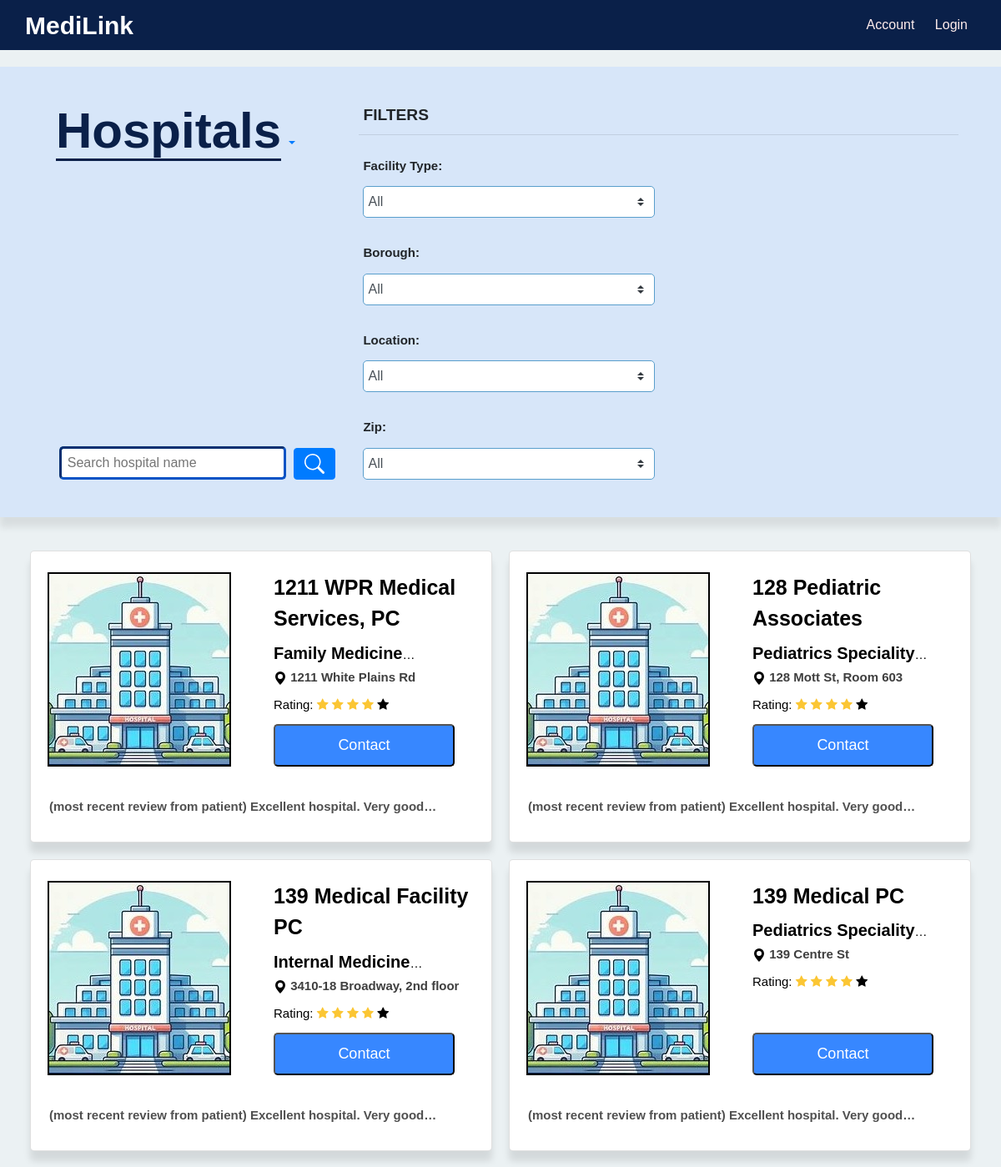
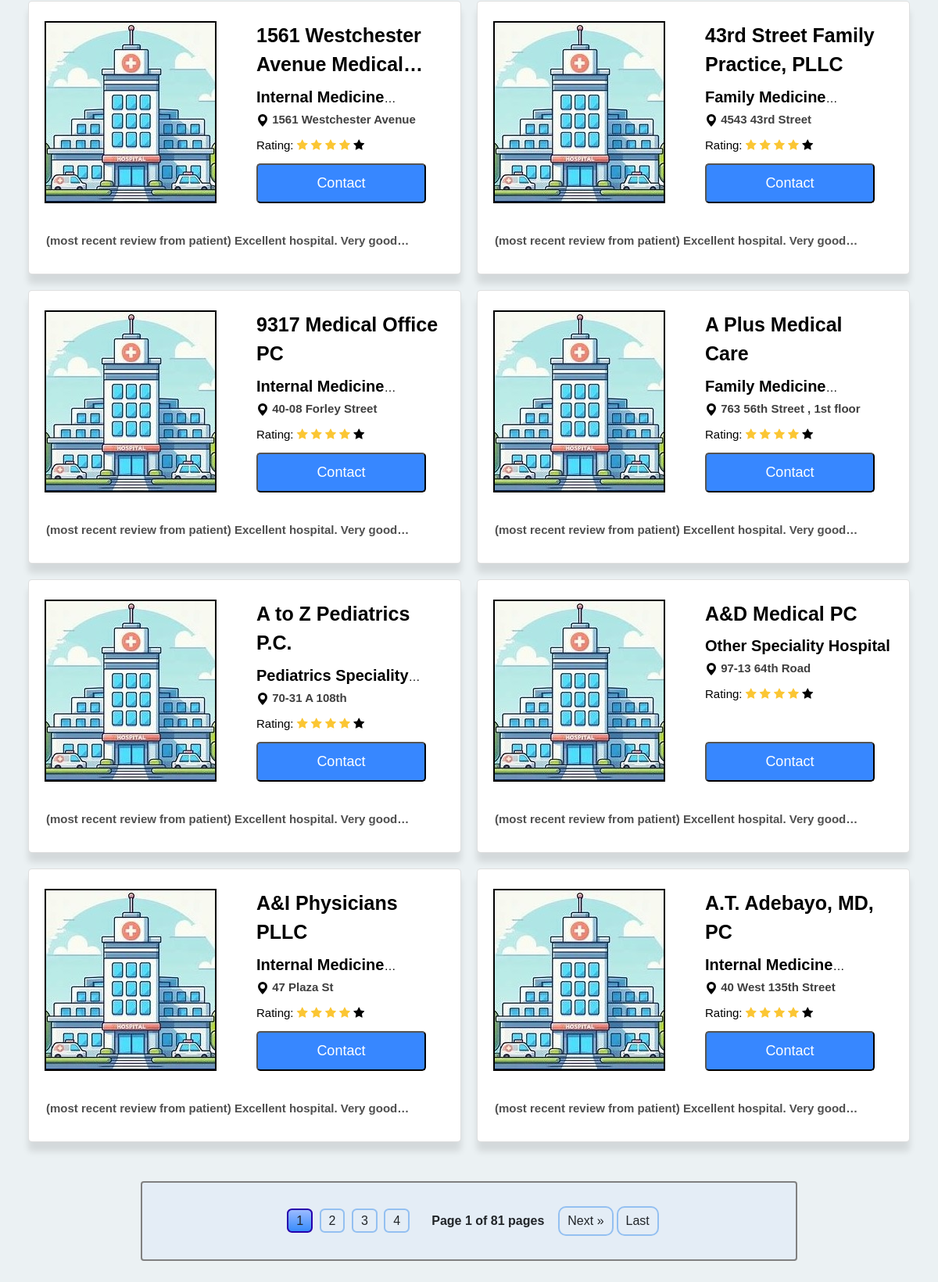
/hospital/, run on the app's committed database (2 pictures, top to bottom).
### hospital/models.py (models this page shows, shortened)
class Hospital(models.Model):
    name = models.CharField(max_length=100)
    facility_type = models.CharField(max_length=100)
    borough = models.CharField(max_length=50, choices=Choices.boroughs)
    phone = models.CharField(max_length=15)
    location = models.CharField(max_length=200)
    postal_code = models.IntegerField()
    latitude = models.FloatField(null=True)
    longitude = models.FloatField(null=True)

### hospital/views.py (the view)
# urls.py: path("", views.HospitalListView.as_view(), name="list_view"),
class HospitalListView(generic.ListView):
    model = Hospital
    template_name = "hospital/hospital_list.html"
    context_object_name = "hospital_list"
    def get_queryset(self):
        hospitals = Hospital.objects.all().order_by("name")
        filter_form = HospitalFilterForm(self.request.GET)
        """
        filter backend implementation
        """
        if filter_form.is_valid():
            name = filter_form.cleaned_data.get("name")
            facility_type = filter_form.cleaned_data.get("facility_type")
            location = filter_form.cleaned_data.get("location")
            borough = filter_form.cleaned_data.get("borough")
            postal_code = filter_form.cleaned_data.get("postal_code")
            if name:
                """
                to make the name contains the input name
                """
                hospitals = hospitals.filter(name__contains=name)
            if facility_type and facility_type != "All":
                hospitals = hospitals.filter(facility_type=facility_type)
            if location and location != "All":
                hospitals = hospitals.filter(location=location)
            if borough and borough != "All":
                hospitals = hospitals.filter(borough=borough)
            if postal_code and postal_code != "All":
                hospitals = hospitals.filter(postal_code=postal_code)
        return hospitals
    def get_context_data(self, **kwargs):
        context = super().get_context_data(**kwargs)
        """
        Pagination use the paginator to make pagination,
        which contains two variables,
        the first one is the context hospital list from get_queryset,
        the second one is the quantity of the page items.
        """
        paginator = Paginator(context["hospital_list"], 12)
        page_number = self.request.GET.get("page")
        hospital_list = paginator.get_page(page_number)
        context["hospital_list"] = hospital_list
        facility_type = self.request.GET.get("facility_type", "all")
        location = self.request.GET.get("location", "all")
        borough = self.request.GET.get("borough", "all")
        postal_code = self.request.GET.get("postal_code", "all")
        name = self.request.GET.get("name", "")
        context["filter_form"] = HospitalFilterForm(
            initial={
                "facility_type": facility_type,
                "location": location,
                "borough": borough,
                "postal_code": postal_code,
                "name": name,
            }
        )
        return context

### hospital/templates/hospital/hospital_list.html (shortened to what this page needs)
{% load static %}
<link rel="stylesheet" href="https://cdnjs.cloudflare.com/ajax/libs/font-awesome/4.7.0/css/font-awesome.min.css">
<body>
    {% include "user/navbar.html" %}
    <link rel="stylesheet" href="{% static 'hospital/css/hospitalListStyle.css' %}">
    <div class="search-and-filter py-4">
        <div class="filter-left-column container">
            <a class="nav-item dropdown text-center">
                <a class="nav-link dropdown-toggle" href="#" id="navbarDropdown" role="button" data-toggle="dropdown" aria-haspopup="true" aria-expanded="false">
                    <span>Hospitals</span>
                </a>
            </a>
            <form method="get" id="search-form">
                <div class="form-name-input">
                    {{ filter_form.name }}
                    <button id="search-button" type="button" class="btn btn-primary" onclick="handleFilterChange()">
                    </button>
                </div>
            </form>
        </div>
        <div class="filter-right-column container">
            <form method="get" class="filter-form" id="filter-form" onchange="handleFilterChange()">
                <fieldset id="filter-fieldset">
                    <legend>FILTERS</legend>
                    <hr class="mt-0 mb-3"/>
                    <div class="row">
                        <div class="col">
                            <div class="form-group">
                                <label for="{{ filter_form.facility_type.id_for_label }}">Facility Type:</label>
                                {{ filter_form.facility_type }}
                            </div>
                            <div class="form-group">
                                <label for="{{ filter_form.borough.id_for_label }}">Borough:</label>
                                {{ filter_form.borough }}
                            </div>
                        </div>
                        <div class="col">
                            <div class="form-group">
                                <label for="{{ filter_form.location.id_for_label }}">Location:</label>
                                {{ filter_form.location }}
                            </div>
                            <div class="form-group">
                                <label for="{{ filter_form.postal_code.id_for_label }}">Zip:</label>
                                {{ filter_form.postal_code }}
                            </div>
                        </div>
                    </div>
                </fieldset>
            </form>
        </div>
    </div>
    <div class="hospital-list">
        {% if hospital_list %}
        {% for hospital in hospital_list%}
        <div class="hospital_link">
            <div class="card container">
                <div class="card-row row">
                    <div class="card-left-column col">
                        <a href="{%url 'hospital:detail_view' hospital.id %}">
                            <img class="card-avatar" src="{% static 'hospital/images/hospital_profile_picture.jpeg' %}" alt="placeholder">
                        </a>
                    </div>
                    <div class="card-right-column col">
                        <a href="{%url 'hospital:detail_view' hospital.id %}">
                            <p>{{hospital.name}}</p>
                            <h3><span id="speciality">{{hospital.facility_type}}</span></h3>
                            <h3>
                                <svg xmlns="http://www.w3.org/2000/svg" width="16" height="16" fill="currentColor" class="bi bi-geo-alt-fill" viewBox="0 0 16 16">
                                    <path d="M8 16s6-5.686 6-10A6 6 0 0 0 2 6c0 4.314 6 10 6 10zm0-7a3 3 0 1 1 0-6 3 3 0 0 1 0 6z"/>
                                </svg>
                                <span id="address">{{hospital.location}}</span>
                            </h3>
                            <div class="ratings">
                                <h3>Rating:
                                    <i class="fa fa-star rating-color"></i>
                                    <i class="fa fa-star rating-color"></i>
                                    <i class="fa fa-star rating-color"></i>
                                    <i class="fa fa-star rating-color"></i>
                                    <i class="fa fa-star"></i>
                                </h3>
                            </div>
                        </a>
                        <div class="contact">
                            <button style="font-size:18px" class="book-appointment" data-toggle="modal"
                             data-target="#contact_modal" data-phone="{{hospital.phone}}">
                                Contact
                            </button>
                        </div>
                    </div>
                </div>
                <div class="card-row">
                    <h3 class="card-border">
                        (most recent review from patient) Excellent hospital. Very good experience!
                    </h3>
                </div>
            </div>
        </div>
        {% endfor %}
    </div>
    <div class="pagination container">
        <div class="page-numbers">
            {% for num in hospital_list.paginator.page_range %}
            {% if hospital_list.number == num %}
            <a onclick="javascript:getPageUrl({{ num }})" class="page active">{{ num }}</a>
            {% elif num > hospital_list.number|add:'-4' and num < hospital_list.number|add:'4' %} <a onclick="javascript:getPageUrl({{ num }})"
                class="page">{{ num }}</a>
                {% endif %}
                {% endfor %}
        </div>
        <span class="current mx-3">Page {{ hospital_list.number }} of {{ hospital_list.paginator.num_pages }} pages</span>
        {% if hospital_list.has_next %}
        <a onclick="javascript:getPageUrl({{ hospital_list.next_page_number }})" class="next">Next &raquo;</a>
        <a onclick="javascript:getPageUrl({{ hospital_list.paginator.num_pages }})" class="last">Last</a>
        {% endif %}
    </div>
    {% else %}
    <p class="no-result">
        Sorry, no hospitals are available based on your search, please
        clear the filters and try again.
    </p>
    {% endif %}
</body>

### user/static/user/css/navbar.css (style rules this page uses)
form { margin: 0; }

### hospital/static/hospital/css/hospitalListStyle.css (style rules this page uses)
body { font-family: Arial, sans-serif; background-color: #ebf1f3; margin: 0; padding: 0; }
.rating-color { color:#fbc634 !important; }
.ratings { margin-top: 15px; }
.search-and-filter { background-color: rgba(199, 221, 255, 0.534); position: relative; width: 100%; margin-bottom: 10px; margin-top: 20px; padding-left: 3%; padding-right: 3%; box-shadow: 0 12px 8px rgba(51, 51, 51, 0.1); display: flex; }
.search-and-filter span { font-size: 60px; font-weight: 800; color: #0a2049; border-bottom: 3px solid #0a2049; }
.filter-left-column { width: 50% }
.form-name-input { margin-top: 10px; padding-left: 20px; position: absolute; bottom: 45; width: 30%; }
legend { font-weight: 900; font-size: larger; margin-left: 5px; }
.hospital-name-input { width: 80%; height: 40px; border-radius: 5px; border-width: 3px; margin-right: 5px; border-color: #0753c5; padding: 2%; }
.hospital-name-input::placeholder { font-weight: 400; }
.filter-right-column { display: flex; flex-direction: column; align-items: center; margin-top: 20px; }
.form-group { display: flex; flex-direction: column; }
.form-group label { margin-top: 10px; margin-left: 5px; font-size: 15px; font-weight: bold; }
.custom-select { width: 350px; padding: 5px; margin: 5px; border: 1px solid #599ecc; border-radius: 5px; }
.hospital-list { position: relative; display: grid; margin-top: 40px; grid-template-columns: repeat(2, minmax(auto, 1fr)); grid-gap: 20px; height: auto; margin-bottom: 10px; margin-left: 3%; margin-right: 3%; border-radius: 10px; }
#speciality { font-weight: bold; font-size: 20; }
#address { font-weight: 700; color: rgb(63, 63, 63); }
.hospital-list a { text-decoration: none; color: black; }
.pagination { background-color: rgba(199, 221, 255, 0.219); display: flex; text-align: center; margin-top: 50px; margin-bottom: 50px; padding: 20px; border: 2px solid grey; margin-left: auto; margin-right: auto; width: 70%; flex-wrap: wrap; align-content: stretch; justify-content: center; align-items: center; }
.pagination span { font-weight: bold; }
.page-numbers { display: inline-block; margin: 0 10px; border-radius: 50%; }
.prev, .next, .first, .last { text-decoration: none; border-radius: 10px; color: #333; padding: 5px 10px; border: 2px solid #94c0f1; margin: 10px 2px; }
.page { text-decoration: none; border-radius: 20%; color: #333; padding: 5px 10px; border: 2px solid #94c0f1; margin: 10px 2px; }
.page.active { color: #fff; background-image: linear-gradient(#9bbaff, #378cfc); border: 2px solid #2600ad; background-repeat: no-repeat; }
.card { background-color: rgb(255, 255, 255); padding: 20px; display: grid; align-items: center; min-width: 500px; max-width: 800px; min-height: 350px; border-radius: 5px; box-shadow: 0 12px 8px rgba(0, 0, 0, 0.1); }
.card-left-column { flex: 1; display: flex; align-items: center; }
.card-left-column a img { border: 2px solid black; }
.card-right-column { flex: 1; display: flex; flex-direction: column; position: relative; }
.card-avatar { min-width: 80%; height: auto; }
.card-border { font-size: 15px; margin-top: 30px; margin-left: 2px; color: rgb(80, 80, 80); font-weight: 700; }
.card p { font-weight: 900; font-size: 25px; margin-right: 3px; display: -webkit-box; -webkit-line-clamp: 2; -webkit-box-orient: vertical; overflow: hidden; text-overflow: ellipsis; margin-bottom: 10px; }
.card h3 { font-size: 15px; display: -webkit-box; -webkit-line-clamp: 1; -webkit-box-orient: vertical; overflow: hidden; text-overflow: ellipsis; }
.book-appointment { background-color: rgb(55, 135, 255); color: white; border-radius: 5px; border-color: black; padding: 10px 20px; cursor: pointer; width: 100%; }
.contact { position: absolute; bottom: 0; width: 80%; }

### data on the page
Hospital: name "1211 WPR Medical Services, PC", facility_type "Family…", location "1211 White Plains Rd"
Hospital: name "128 Pediatric Associates", facility_type "Pediatrics…", location "128 Mott St, Room 603"
Hospital: name "139 Medical Facility PC", facility_type "Internal…", location "3410-18 Broadway, 2nd floor"
Hospital: name "139 Medical PC", facility_type "Pediatrics…", location "139 Centre St"
Hospital: name "1561 Westchester Avenue…", facility_type "Internal…", location "1561 Westchester Avenue"
Hospital: name "43rd Street Family Practice, PLLC", facility_type "Family…", location "4543 43rd Street"
Hospital: name "9317 Medical Office PC", facility_type "Internal…", location "40-08 Forley Street"
Hospital: name "A Plus Medical Care", facility_type "Family…", location "763 56th Street , 1st floor"
Hospital: name "A to Z Pediatrics P.C.", facility_type "Pediatrics…", location "70-31 A 108th"
Hospital: name "A&D Medical PC", facility_type "Other Speciality Hospital", location "97-13 64th Road"
Hospital: name "A&I Physicians PLLC", facility_type "Internal…", location "47 Plaza St"
Hospital: name "A.T. Adebayo, MD, PC", facility_type "Internal…", location "40 West 135th Street"

### other printed values
{{ num }} "1"
{{ num }} "2" "3" "4"
{{ hospital_list.number }} "1"
{{ hospital_list.paginator.num_pages }} "81"
